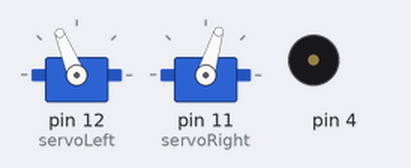
Bench run of a sketch on a simulated Arduino Uno, built with avr-gcc and run on an emulated ATmega328P. On the bench: 2 × servo, buzzer (waves = sounding).

Above: at 0.2 s.
At 3.2 s:
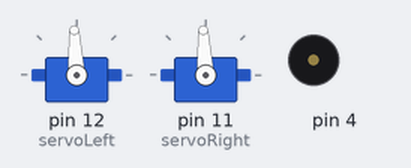
Timing chart, 0 to 4.7 s (numbered marks = the images above):
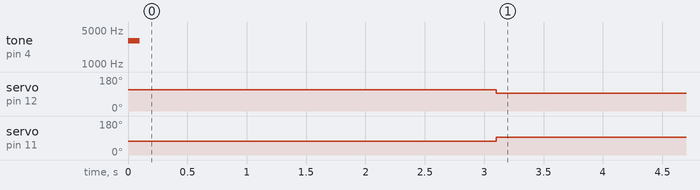

Measured:
- by itself, servo on pin 12 (servoLeft): 112° → 93° at 3.1 s
- by itself, servo on pin 11 (servoRight): 73° → 93° at 3.1 s

The sketch:

ForwardThreeSeconds.ino
```cpp
  #include <Servo.h>                      // Include servo library
  Servo servoLeft;
  Servo servoRight;

void setup() {
  // put your setup code here, to run once:
  tone(4, 3000, 100);
  delay(100);

  servoLeft.attach(12);         // Attach left signal to pin 12
  servoRight.attach(11);        // Attach right signal to pin 11
  forward();
  delay(3000);

  fullstop();
}

void loop() {
  // put your main code here, to run repeatedly:

}
void maneuver(int speedLeft, int speedRight, int msTime) {
  servoLeft.writeMicroseconds(1500 + speedLeft); // Left servo speed
  servoRight.writeMicroseconds(1500 - speedRight); // Right servo speed
  if(msTime==-1) // if msTime = -1
    {
      servoLeft.detach();
      servoRight.detach();// Stop servo signals
    }
    delay(msTime);
}
void fullstop() {
   maneuver(0,0,0);
}

void forward() {
   maneuver(200,200,0);
}
void backward() {
  maneuver(-200,-200,0);
}
void rightrotate() {
  maneuver(200,-200,0);
}
void leftrotate() {
  maneuver(-200,200,0);
}
void pivotbackleft() {
  maneuver(0,-200,0);
}
void pivotbackright() {
  maneuver(-200,0,0);
}
void forwardslow() {
  maneuver(50,50,0);
}
void forwardmedium() {
  maneuver(100,100,0);
}
void veerright() {
  maneuver(200,50,0);
}
void veerleft() {
  maneuver(50,200,0);
}
```
